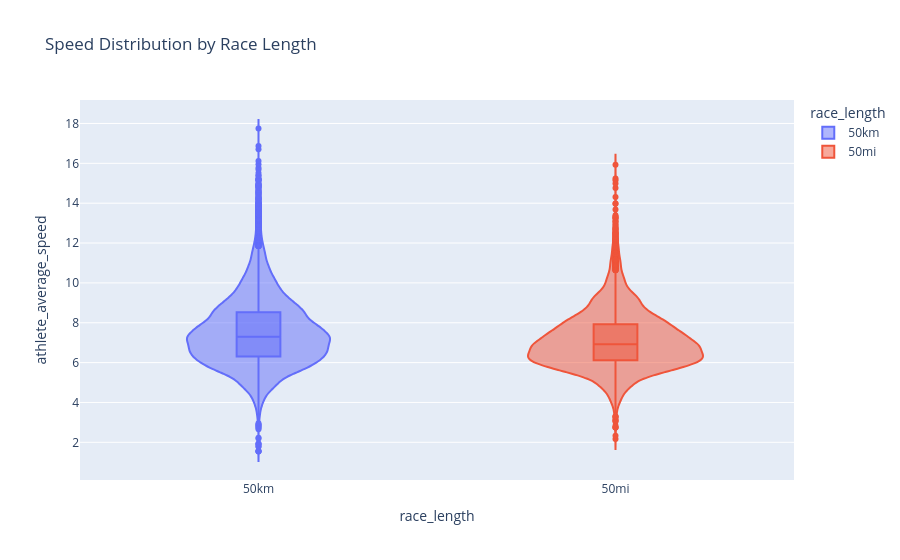

Notebook code cell kept with this figure:
### Markdown cell above
#### 50km vs 50mi Speed Comparison 
#### does distance affect speed of runners?

### Code cell
fig = px.violin(
    df3,
    x='race_length',
    y='athlete_average_speed',
    color='race_length',
    box=True,
    title='Speed Distribution by Race Length'
)

fig.show()

### Figure 1 — Plotly figure (JSON) as saved in the notebook; plotly's stock layout.template omitted (floating-point values rounded to 4 significant figures; data arrays with more than 128 entries replaced by an {"elided": "..."} marker saying what was removed)
{"data": [{"alignmentgroup": "True", "box": {"visible": true}, "hovertemplate": "race_length=%{x}<br>athlete_average_speed=%{y}<extra></extra>", "legendgroup": "50km", "marker": {"color": "#636efa"}, "name": "50km", "offsetgroup": "50km", "orientation": "v", "scalegroup": "True", "showlegend": true, "type": "violin", "x": {"elided": "20230 str values"}, "x0": " ", "xaxis": "x", "y": {"elided": "20230 float values"}, "y0": " ", "yaxis": "y"}, {"alignmentgroup": "True", "box": {"visible": true}, "hovertemplate": "race_length=%{x}<br>athlete_average_speed=%{y}<extra></extra>", "legendgroup": "50mi", "marker": {"color": "#EF553B"}, "name": "50mi", "offsetgroup": "50mi", "orientation": "v", "scalegroup": "True", "showlegend": true, "type": "violin", "x": {"elided": "5627 str values"}, "x0": " ", "xaxis": "x", "y": {"elided": "5627 float values"}, "y0": " ", "yaxis": "y"}], "layout": {"legend": {"title": {"text": "race_length"}, "tracegroupgap": 0}, "title": {"text": "Speed Distribution by Race Length"}, "violinmode": "overlay", "xaxis": {"anchor": "y", "categoryarray": ["50km", "50mi"], "categoryorder": "array", "domain": [0, 1], "title": {"text": "race_length"}}, "yaxis": {"anchor": "x", "domain": [0, 1], "title": {"text": "athlete_average_speed"}}}}
